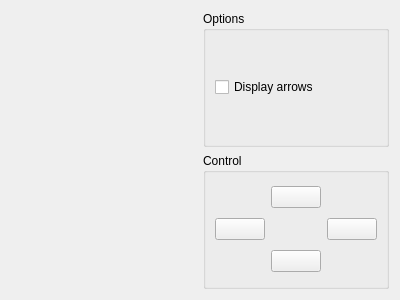
<?xml version="1.0" encoding="UTF-8"?>
<ui version="4.0">
 <class>VtkGraphDisplay</class>
 <widget class="QWidget" name="VtkGraphDisplay">
  <property name="geometry">
   <rect>
    <x>0</x>
    <y>0</y>
    <width>400</width>
    <height>300</height>
   </rect>
  </property>
  <property name="windowTitle">
   <string>Graph view</string>
  </property>
  <layout class="QGridLayout" name="gridLayout">
   <item row="0" column="1">
    <widget class="QGroupBox" name="groupBox">
     <property name="title">
      <string>Options</string>
     </property>
     <layout class="QVBoxLayout" name="verticalLayout">
      <item>
       <widget class="QCheckBox" name="arrowCheckBox">
        <property name="text">
         <string>Display arrows</string>
        </property>
       </widget>
      </item>
     </layout>
    </widget>
   </item>
   <item row="0" column="0" rowspan="2">
    <widget class="QVTKWidget" name="vtkWidget" native="true"/>
   </item>
   <item row="1" column="1">
    <widget class="QGroupBox" name="groupBox_2">
     <property name="title">
      <string>Control</string>
     </property>
     <layout class="QGridLayout" name="gridLayout_2">
      <item row="0" column="1">
       <widget class="KPushButton" name="upButton"/>
      </item>
      <item row="1" column="0">
       <widget class="KPushButton" name="leftButton"/>
      </item>
      <item row="2" column="1">
       <widget class="KPushButton" name="downButton"/>
      </item>
      <item row="1" column="2">
       <widget class="KPushButton" name="rightButton"/>
      </item>
     </layout>
    </widget>
   </item>
  </layout>
 </widget>
 <customwidgets>
  <customwidget>
   <class>KPushButton</class>
   <extends>QPushButton</extends>
   <header>kpushbutton.h</header>
  </customwidget>
  <customwidget>
   <class>QVTKWidget</class>
   <extends>QWidget</extends>
   <header location="global">QVTKWidget.h</header>
   <container>1</container>
  </customwidget>
 </customwidgets>
 <resources/>
 <connections/>
</ui>
